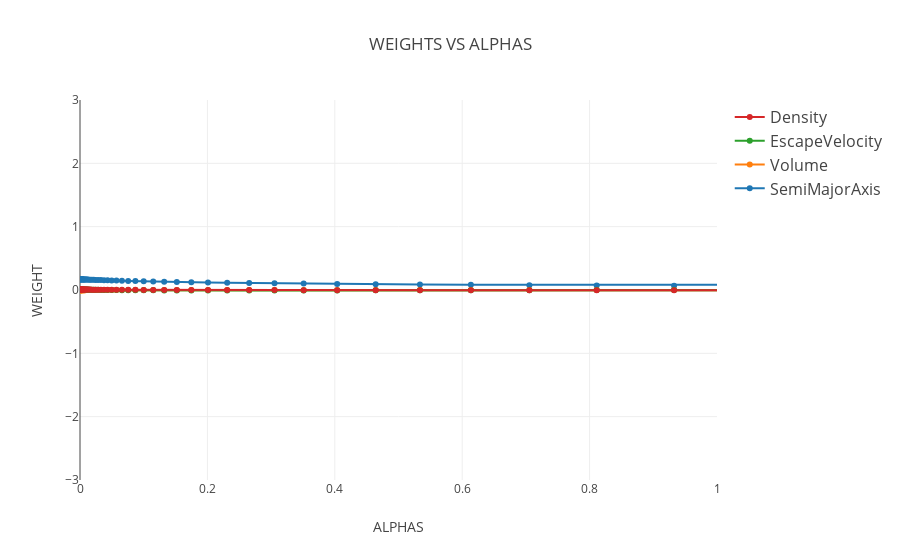

Notebook code cell kept with this figure:
### Markdown cell above
## WEIGHT VS ALPHA ##

### Code cell
data = []
for r in range(len(X_train.columns)):
    trace = go.Scatter(
        x = alphas_ridge,
        y = coefs[:, r],
        mode = 'lines+markers',
        name = X_train.columns[r],
        line = dict(shape = 'linear')
    )
    data.append(trace)
layout = dict(
    title='WEIGHTS VS ALPHAS',
    yaxis = dict(
        range = [-3,3],
        title='WEIGHT'
    ),
    xaxis = dict(
        range = [0,1],
        title='ALPHAS'
    ),
    legend = dict(
        traceorder = 'reversed',
        font = dict(size = 16)
    ))

fig = dict(data = data, layout = layout)
plot.iplot(fig, filename = 'WEIGHTS_VS_ALPHAS_PLANETARY')
